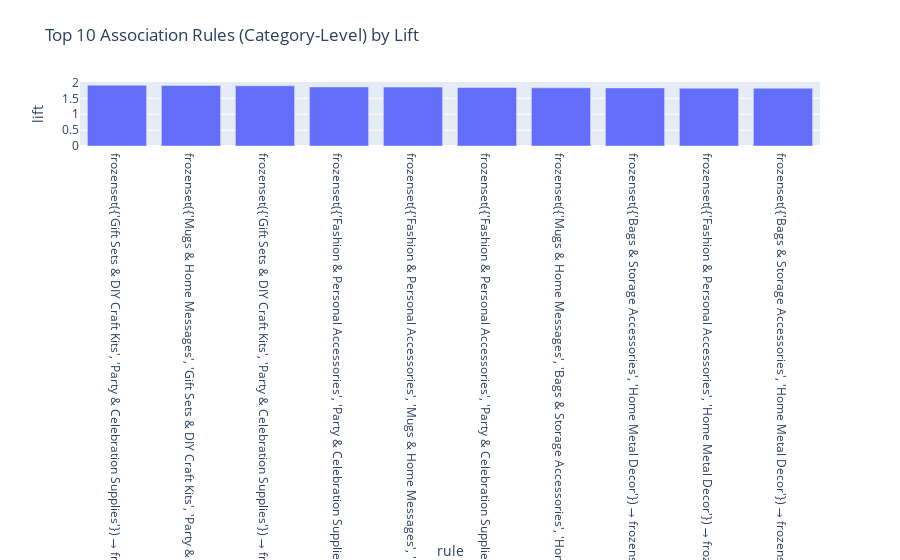

The cell this chart's notebook holds for it:
### Code cell
import plotly.express as px

# Top 10 rules by lift
top_rules = rules_cat.sort_values(by='lift', ascending=False).head(10)

# Create a readable label combining antecedent → consequent
top_rules['rule'] = top_rules['antecedents'].astype(str) + " → " + top_rules['consequents'].astype(str)

# Plot
fig = px.bar(top_rules, x='rule', y='lift',
             title='Top 10 Association Rules (Category-Level) by Lift',
             labels={'x':'Rule', 'y':'Lift'})
fig.show()

### Figure 1 — Plotly figure (JSON) as saved in the notebook; plotly's stock layout.template omitted (floating-point values rounded to 4 significant figures)
{"data": [{"hovertemplate": "rule=%{x}<br>lift=%{y}<extra></extra>", "legendgroup": "", "marker": {"color": "#636efa", "pattern": {"shape": ""}}, "name": "", "orientation": "v", "showlegend": false, "textposition": "auto", "type": "bar", "x": ["frozenset({'Gift Sets & DIY Craft Kits', 'Party & Celebration Supplies'}) → frozenset({'Fashion & Personal Accessories', 'Mugs & Home Messages', 'Bags & Storage Accessories'})", "frozenset({'Mugs & Home Messages', 'Gift Sets & DIY Craft Kits', 'Party & Celebration Supplies'}) → frozenset({'Fashion & Personal Accessories', 'Bags & Storage Accessories'})", "frozenset({'Gift Sets & DIY Craft Kits', 'Party & Celebration Supplies'}) → frozenset({'Fashion & Personal Accessories', 'Bags & Storage Accessories'})", "frozenset({'Fashion & Personal Accessories', 'Party & Celebration Supplies'}) → frozenset({'Bags & Storage Accessories', 'Mugs & Home Messages', 'Gift Sets & DIY Craft Kits'})", "frozenset({'Fashion & Personal Accessories', 'Mugs & Home Messages', 'Party & Celebration Supplies'}) → frozenset({'Bags & Storage Accessories', 'Gift Sets & DIY Craft Kits'})", "frozenset({'Fashion & Personal Accessories', 'Party & Celebration Supplies'}) → frozenset({'Bags & Storage Accessories', 'Gift Sets & DIY Craft Kits'})", "frozenset({'Mugs & Home Messages', 'Bags & Storage Accessories', 'Home Metal Decor'}) → frozenset({'Fashion & Personal Accessories', 'Gift Sets & DIY Craft Kits'})", "frozenset({'Bags & Storage Accessories', 'Home Metal Decor'}) → frozenset({'Fashion & Personal Accessories', 'Mugs & Home Messages', 'Gift Sets & DIY Craft Kits'})", "frozenset({'Fashion & Personal Accessories', 'Home Metal Decor'}) → frozenset({'Bags & Storage Accessories', 'Mugs & Home Messages', 'Gift Sets & DIY Craft Kits'})", "frozenset({'Bags & Storage Accessories', 'Home Metal Decor'}) → frozenset({'Fashion & Personal Accessories', 'Gift Sets & DIY Craft Kits'})"], "xaxis": "x", "y": [1.913, 1.907, 1.894, 1.858, 1.853, 1.84, 1.832, 1.828, 1.819, 1.819], "yaxis": "y"}], "layout": {"barmode": "relative", "legend": {"tracegroupgap": 0}, "title": {"text": "Top 10 Association Rules (Category-Level) by Lift"}, "xaxis": {"anchor": "y", "domain": [0, 1], "title": {"text": "rule"}}, "yaxis": {"anchor": "x", "domain": [0, 1], "title": {"text": "lift"}}}}
